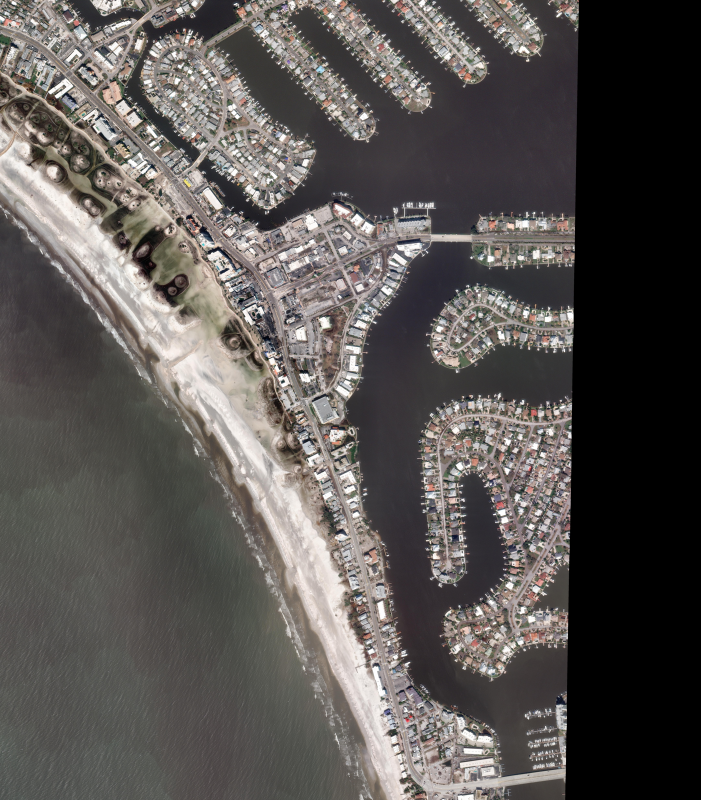
#> input picture images/Maxar_post_20241010_TreasureIsland_preview.png, 1402 x 1600 px, given in place of Maxar_pre_20231104_TreasureIsland_preview.png, which was not available (shown at 1/2 size)
$ python compare_images.py
#> lines starting #> are read from the running program, lines starting #| are printed output that depends on the picture; after the words box and inside, x2 and y2 are one past the last pixel; in counts of white or black regions, pixels touching at a corner belong together; pictures that were not available may be replaced by others from this repository, and a replacement may not be noted
import json
import numpy as np
import cv2
from PIL import Image
from skimage.metrics import structural_similarity as ssim
from skimage.filters import threshold_otsu
import matplotlib.pyplot as plt

IMG_DIR = "/Users/saivignesh/Desktop/projects/TAMU/ImageDetection/images"
OUT_DIR = "/Users/saivignesh/Desktop/projects/TAMU/ImageDetection/analysis_output"

PAIRS = [
    {
        "name": "Maxar_pre_vs_post",
        "title": "Maxar: 2023-11-04 (pre) vs 2024-10-10 (post-Milton)",
        "a": "Maxar_pre_20231104_TreasureIsland_preview.png",
        "b": "Maxar_post_20241010_TreasureIsland_preview.png",
    },
    {
        "name": "NOAA_postHelene_vs_postMilton",
        "title": "NOAA: post-Helene 2024-09-30 vs post-Milton 2024-10-11",
        "a": "NOAA_postHelene_20240930_TreasureIsland_preview.png",
        "b": "NOAA_postMilton_20241011_TreasureIsland_preview.png",
    },
    {
        "name": "S2_pre_vs_post",
        "title": "Sentinel-2: 2024-09-19 (pre) vs 2024-10-14 (post)",
        "a": "S2_pre_20240919_preview.png",
        "b": "S2_post_20241014_preview.png",
    },
]


def load_rgb(path):
    img = Image.open(path).convert("RGB")
#> img is the input picture: PIL image 1402x1600 RGB; mean R, G, B 89.6, 85.5, 83.2
    return np.array(img)


def valid_mask(img, thresh=8):
    return (img.astype(np.int32).sum(axis=2) > thresh)


def align_b_to_a(a_gray, b_gray, b_color):
    orb = cv2.ORB_create(5000)
    kp1, des1 = orb.detectAndCompute(a_gray, None)
#> kp1 = 5000 keypoints; strongest (x, y, size): (521, 614, 31), (186, 253, 31), (76, 150, 31), (568, 762, 37.2)
    kp2, des2 = orb.detectAndCompute(b_gray, None)
#> kp2 has the same summary as kp1
    if des1 is None or des2 is None or len(kp1) < 10 or len(kp2) < 10:
        return b_color, False, 0

    bf = cv2.BFMatcher(cv2.NORM_HAMMING, crossCheck=False)
    matches = bf.knnMatch(des1, des2, k=2) #lowe's ratio test
#> matches = 5000 matches
    good = []
    for m_n in matches:
        if len(m_n) == 2:
            m, n = m_n
            if m.distance < 0.75 * n.distance:
                good.append(m)
#> after the loop, good = 5000 matches

    if len(good) < 15:
        return b_color, False, len(good)

    src_pts = np.float32([kp2[m.trainIdx].pt for m in good]).reshape(-1, 1, 2)
    dst_pts = np.float32([kp1[m.queryIdx].pt for m in good]).reshape(-1, 1, 2)
    H, mask = cv2.findHomography(src_pts, dst_pts, cv2.RANSAC, 5.0)
#> H = [[1, -2.79e-15, 3.54e-13], [3.47e-15, 1, 4.85e-14], [3.44e-18, -4.09e-18, 1]]; mask = 5000 values from 1 to 1
    if H is None:
        return b_color, False, len(good)

    h, w = a_gray.shape[:2]
#> h = 1600; w = 1402
    aligned = cv2.warpPerspective(b_color, H, (w, h), borderValue=(0, 0, 0))
    inliers = int(mask.sum()) if mask is not None else 0
#> inliers = 5000
    return aligned, True, inliers


def analyze_pair(pair):
    a = load_rgb(f"{IMG_DIR}/{pair['a']}")
    b_raw = load_rgb(f"{IMG_DIR}/{pair['b']}")


    if b_raw.shape[:2] != a.shape[:2]:
        b_raw = np.array(Image.fromarray(b_raw).resize((a.shape[1], a.shape[0])))

    a_gray = cv2.cvtColor(a, cv2.COLOR_RGB2GRAY)
    b_gray = cv2.cvtColor(b_raw, cv2.COLOR_RGB2GRAY)

    b_aligned, aligned_ok, n_inliers = align_b_to_a(a_gray, b_gray, b_raw)
#> aligned_ok = True; n_inliers = 5000
    b_gray_aligned = cv2.cvtColor(b_aligned, cv2.COLOR_RGB2GRAY)

    mask = valid_mask(a) & valid_mask(b_aligned)
#> in valid_mask, `return (img.astype(np.int32).sum(axis=2) > thresh)`:
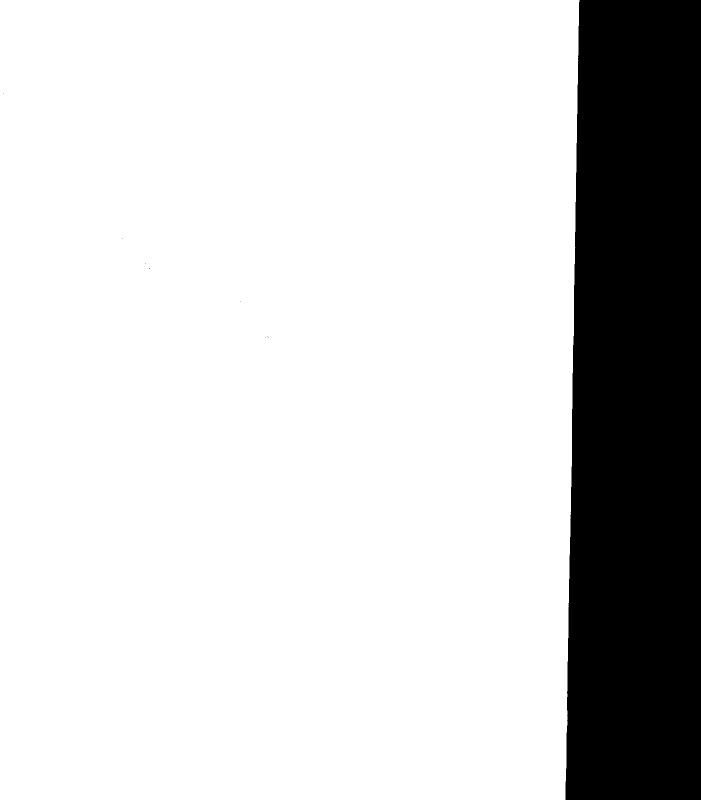
#> returned value: shape (1600, 1402) bool (shown at 1/2 size); 81.7% white; 9 black regions (8 under 20 px), largest, box (x1, y1, x2, y2) and area: (1131, 0, 1402, 1600) 411442

    # SSIM (structural similarity) map
    score, ssim_map = ssim(a_gray, b_gray_aligned, full=True)
#> ssim_map: shape (1600, 1402) float64; every value is 1
#> score = 1
    dissim = 1 - ssim_map
#> dissim: shape (1600, 1402) float64; every value is 0
    dissim_masked = np.where(mask, dissim, 0)


    ssim_score_valid = ssim_map[mask].mean() if mask.any() else float("nan")
#> ssim_score_valid = 1

    # absolute RGB diff
    diff_rgb = cv2.absdiff(a, b_aligned).astype(np.float32)
#> diff_rgb: shape (1600, 1402, 3) float32; every value is 0
    diff_gray = diff_rgb.mean(axis=2)
#> diff_gray: shape (1600, 1402) float32; every value is 0
    diff_gray_masked = np.where(mask, diff_gray, 0)

   #otsu thresholding to find changed areas
    valid_vals = dissim_masked[mask]
    change_pct = float("nan")
    change_mask = np.zeros_like(mask)
    if valid_vals.size > 0 and valid_vals.max() > valid_vals.min():
        t = threshold_otsu(valid_vals)
        change_mask = (dissim_masked > t) & mask
        change_pct = 100.0 * change_mask.sum() / mask.sum()


    mean_a = a[mask].mean(axis=0) if mask.any() else np.array([np.nan] * 3)
#> mean_a = [109.7, 104.8, 101.9]
    mean_b = b_aligned[mask].mean(axis=0) if mask.any() else np.array([np.nan] * 3)
#> mean_b = [109.7, 104.8, 101.9]

    metrics = {
        "pair": pair["name"],
        "aligned": aligned_ok,
        "orb_inliers": n_inliers,
        "ssim_global": float(score),
        "ssim_valid_region": float(ssim_score_valid),
        "mean_abs_pixel_diff_0_255": float(diff_gray_masked[mask].mean()) if mask.any() else float("nan"),
        "pct_area_changed_otsu": change_pct,
        "valid_pixel_fraction": float(mask.mean()),
        "mean_rgb_a": mean_a.tolist(),
        "mean_rgb_b": mean_b.tolist(),
        "mean_rgb_delta_b_minus_a": (mean_b - mean_a).tolist(),
    }


    fig, axes = plt.subplots(2, 3, figsize=(18, 12))
    fig.suptitle(pair["title"], fontsize=15, fontweight="bold")

    axes[0, 0].imshow(a); axes[0, 0].set_title(f"A: {pair['a']}", fontsize=9)
    axes[0, 1].imshow(b_raw); axes[0, 1].set_title(f"B (raw): {pair['b']}", fontsize=9)
    axes[0, 2].imshow(b_aligned); axes[0, 2].set_title(
        f"B aligned to A (ORB inliers={n_inliers})", fontsize=9)

    im1 = axes[1, 0].imshow(dissim_masked, cmap="inferno", vmin=0, vmax=1)
    axes[1, 0].set_title(f"SSIM dissimilarity map\n(global SSIM={score:.3f}, valid={ssim_score_valid:.3f})", fontsize=9)
    fig.colorbar(im1, ax=axes[1, 0], fraction=0.046)

    im2 = axes[1, 1].imshow(diff_gray_masked, cmap="magma", vmin=0, vmax=80)
    axes[1, 1].set_title(f"Absolute RGB diff (mean={metrics['mean_abs_pixel_diff_0_255']:.1f}/255)", fontsize=9)
    fig.colorbar(im2, ax=axes[1, 1], fraction=0.046)

    overlay = a.copy()
    overlay[change_mask] = [255, 0, 0]
    axes[1, 2].imshow(overlay)
    axes[1, 2].set_title(f"Otsu change mask overlay\n({change_pct:.1f}% of valid area flagged)", fontsize=9)

    for ax in axes.flat:
        ax.axis("off")

    plt.tight_layout(rect=[0, 0, 1, 0.96])
    out_path = f"{OUT_DIR}/{pair['name']}.png"
    plt.savefig(out_path, dpi=130)
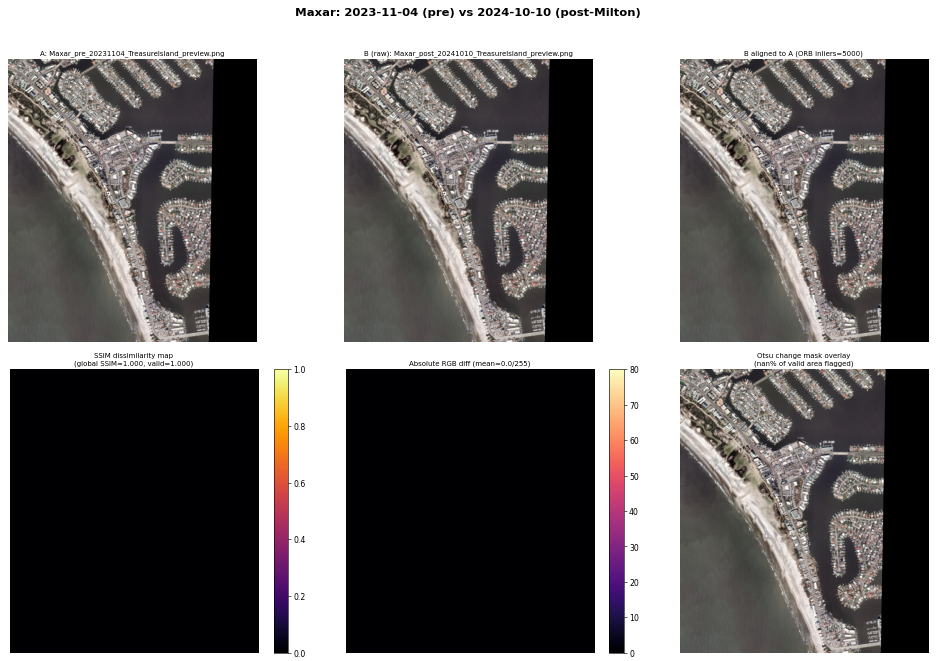
#> figure drawn by matplotlib, 8 panels
    plt.close(fig)

    metrics["figure"] = out_path
    return metrics


if __name__ == "__main__":
    all_metrics = []
    for pair in PAIRS:
        print(f"Analyzing {pair['name']}...")
        m = analyze_pair(pair)
#> m = 12 items
        all_metrics.append(m)
        print(json.dumps(m, indent=2))
#> (printed output is left out)
        print()
#> pass 2 of the loop `for pair in PAIRS:`:
#> (printed output is left out)
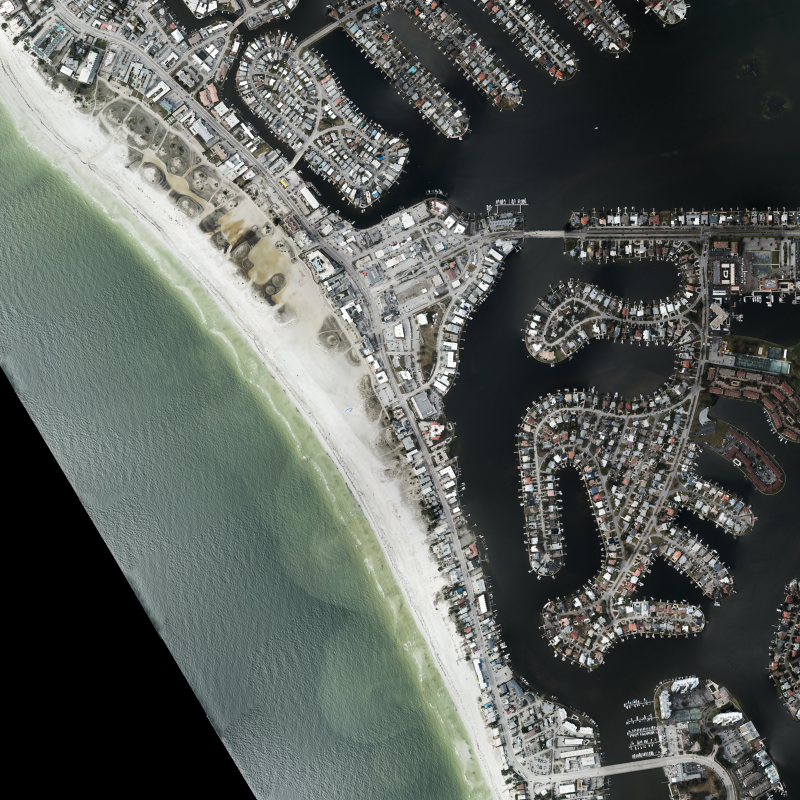
#> input picture images/NOAA_postHelene_20240930_TreasureIsland_preview.png, 1600 x 1600 px, found by its file name (shown at 1/2 size)
#> in load_rgb, img is the input picture: PIL image 1600x1600 RGB; mean R, G, B 89.7, 94.7, 90.4
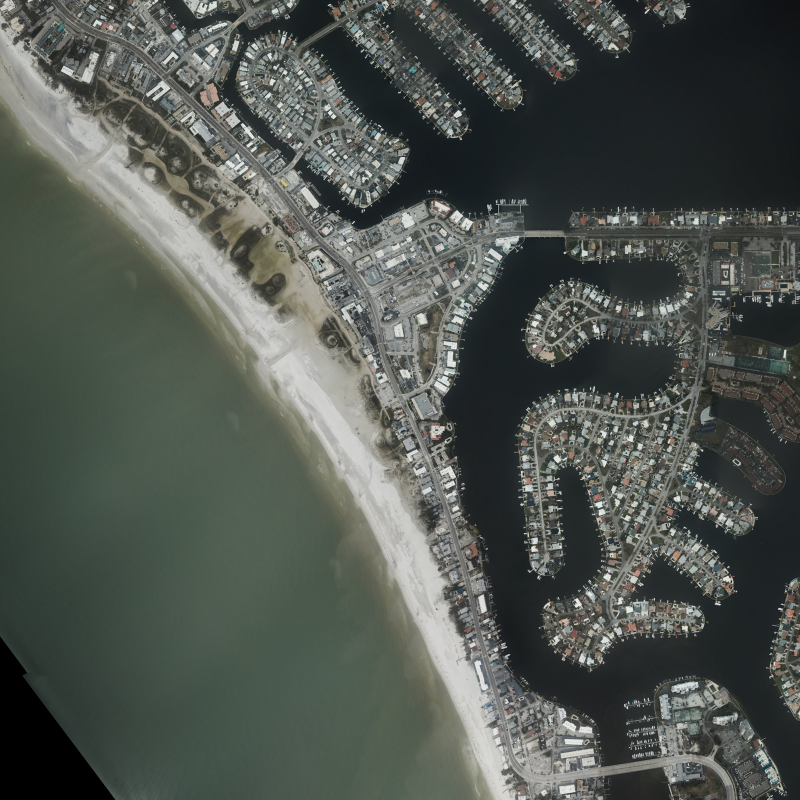
#> input picture images/NOAA_postMilton_20241011_TreasureIsland_preview.png, 1600 x 1600 px, found by its file name (shown at 1/2 size)
#> in load_rgb, img is the input picture: PIL image 1600x1600 RGB; mean R, G, B 80.1, 86, 80.4
#> a_gray: shape (1600, 1600)
#> kp1 = 5000 keypoints; strongest (x, y, size): (1384, 588, 31), (1387, 1215, 31), (549, 161, 31), (1455, 543, 31)
#> kp2 = 5000 keypoints; strongest (x, y, size): (763, 258, 31), (1056, 816, 31), (1128, 505, 31), (1058, 817, 31)
#> after the loop in align_b_to_a (call 2), `for m_n in matches:`: good = 853 matches
#> src_pts = 853 rows, first 8: [659, 229], [1469, 922], [1115, 925], [1169, 679], [1107, 916], [1480, 925], [863, 404], [537, 236]
#> dst_pts = 853 rows, first 8: [659, 229], [1470, 922], [1115, 924], [1047, 850], [1107, 915], [1481, 925], [864, 404], [537, 236]
#> n_inliers = 833
#> ssim_map: shape (1600, 1600) float64
#> score = 0.56
#> dissim: shape (1600, 1600) float64
#> ssim_score_valid = 0.599
#> diff_rgb: shape (1600, 1600, 3) float32
#> diff_gray: shape (1600, 1600) float32
#> t = 0.442
#> change_mask: shape (1600, 1600) bool; 38.8% white; 3529 white regions (2470 under 20 px), largest, box (x1, y1, x2, y2) and area: (0, 0, 979, 1600) 678367, (829, 941, 1313, 1600) 28824, (863, 394, 1410, 532) 22457
#> change_pct = 42.54
#> mean_a = [98.28, 103.7, 98.98]
#> mean_b = [83.24, 88.64, 83.22]
#> in analyze_pair (call 2), `plt.savefig(out_path, dpi=130)`:
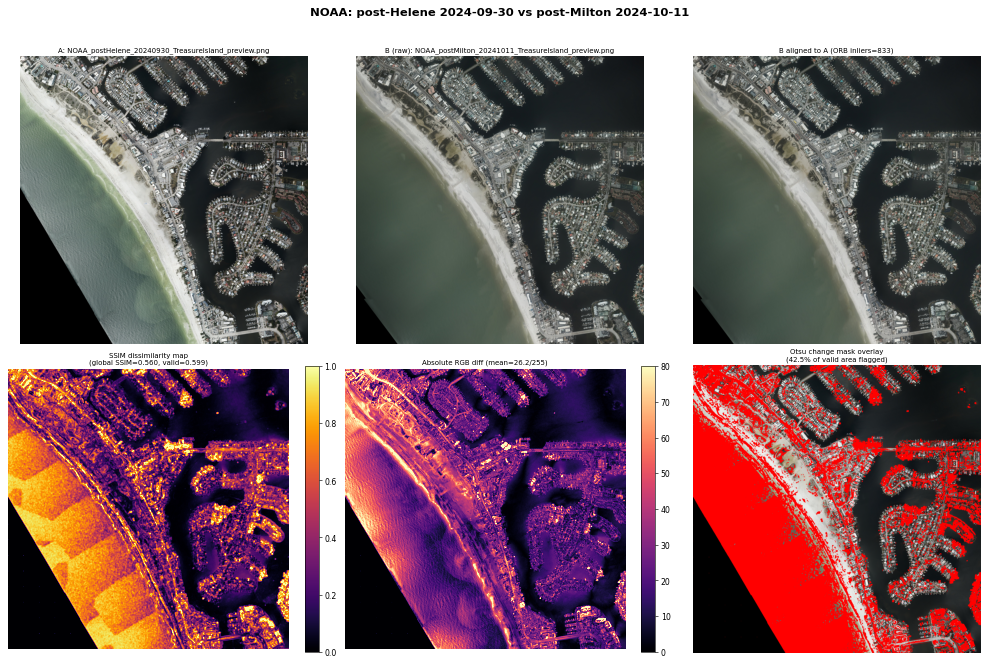
#> figure drawn by matplotlib, 8 panels
#> (printed output is left out)
#> pass 3 of the loop `for pair in PAIRS:`:
#> (printed output is left out)
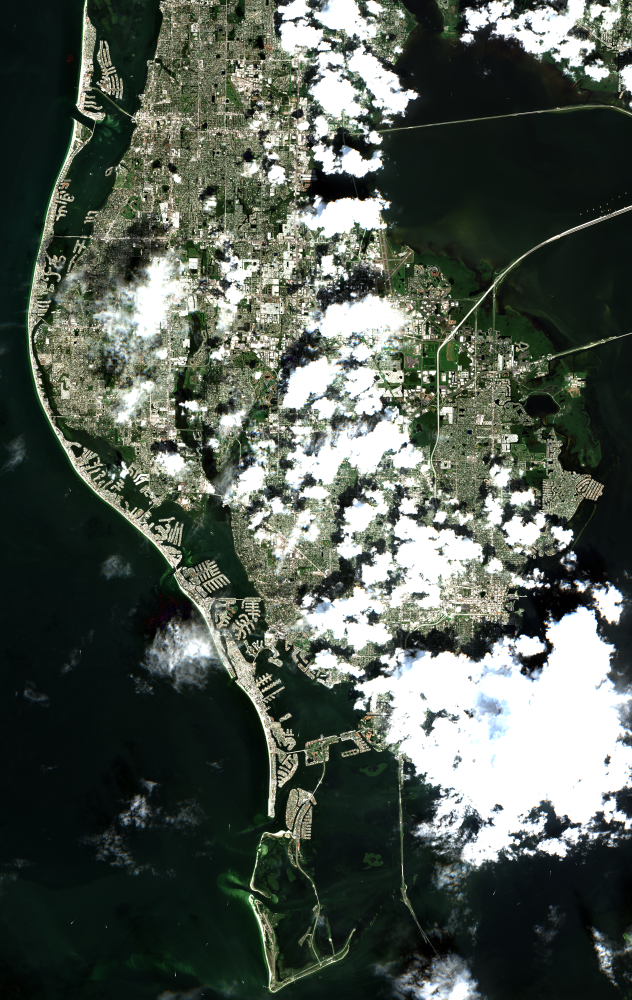
#> input picture images/S2_pre_20240919_preview.png, 1264 x 2000 px, found by its file name (shown at 1/2 size)
#> in load_rgb, img is the input picture: PIL image 1264x2000 RGB; mean R, G, B 81.1, 89.4, 80.7
#> a_gray: shape (2000, 1264)
#> b_gray: shape (2000, 1264)
#> kp1 = 5000 keypoints; strongest (x, y, size): (800, 754, 31), (934, 752, 31), (603, 355, 31), (1012, 873, 31)
#> kp2 = 5000 keypoints; strongest (x, y, size): (448, 91, 31), (882, 1196, 31), (881, 1155, 31), (1081, 1317, 31)
#> after the loop in align_b_to_a (call 3), `for m_n in matches:`: good = 17 matches
#> src_pts = 17 rows, first 8: [1192, 737], [852, 126], [974.9, 142.6], [769, 513], [702, 864], [377, 304], [699.8, 1064.2], [1062.5, 1721.9]
#> dst_pts = 17 rows, first 8: [209, 231], [331.2, 1050], [751.2, 379.2], [561.6, 757.2], [1078.8, 1635.6], [627.8, 315.4], [809.3, 216], [169.3, 216]
#> aligned: shape (2000, 1264, 3)
#> n_inliers = 5
#> b_gray_aligned: shape (2000, 1264)
#> in valid_mask (call 5), `return (img.astype(np.int32).sum(axis=2) > thresh)`:
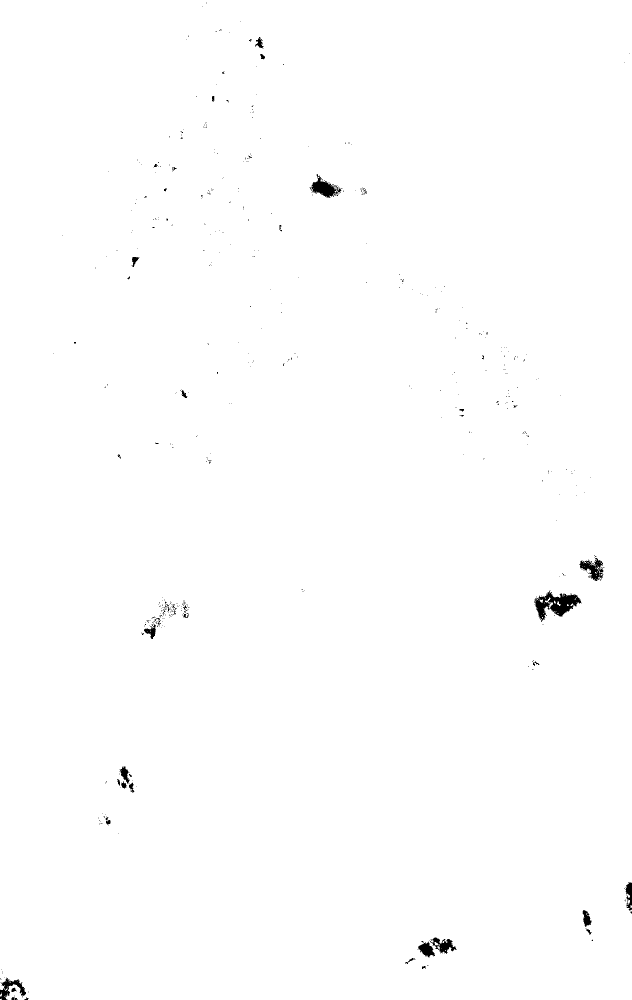
#> returned value: shape (2000, 1264) bool (shown at 1/2 size); 99.5% white; 509 black regions (470 under 20 px), largest, box (x1, y1, x2, y2) and area: (1068, 1181, 1164, 1244) 2598, (622, 348, 683, 396) 1240, (1159, 1116, 1207, 1162) 1052
#> ssim_map: shape (2000, 1264) float64
#> score = 0.137
#> dissim: shape (2000, 1264) float64
#> dissim_masked: shape (2000, 1264) float64
#> ssim_score_valid = 0.165
#> diff_rgb: shape (2000, 1264, 3) float32
#> diff_gray: shape (2000, 1264) float32
#> diff_gray_masked: shape (2000, 1264) float32
#> t = 0.641
#> change_mask: shape (2000, 1264) bool; 67.4% white; 2956 black regions (2219 under 20 px), largest, box (x1, y1, x2, y2) and area: (0, 0, 1264, 1688) 463807, (15, 1113, 464, 2000) 182589, (1070, 1229, 1264, 1641) 40281
#> change_pct = 82.98
#> mean_a = [81.55, 89.85, 81.56]
#> mean_b = [124.5, 127.8, 124.5]
#> overlay: shape (2000, 1264, 3)
#> in analyze_pair (call 3), `plt.savefig(out_path, dpi=130)`:
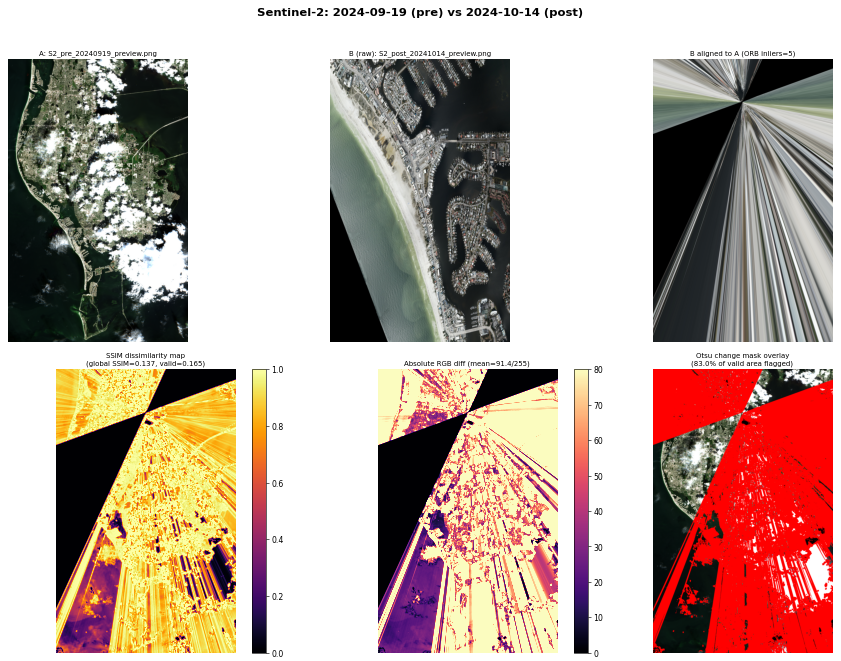
#> figure drawn by matplotlib, 8 panels
#> (printed output is left out)

    with open(f"{OUT_DIR}/metrics.json", "w") as f:
        json.dump(all_metrics, f, indent=2)
    print(f"Saved metrics to {OUT_DIR}/metrics.json")
